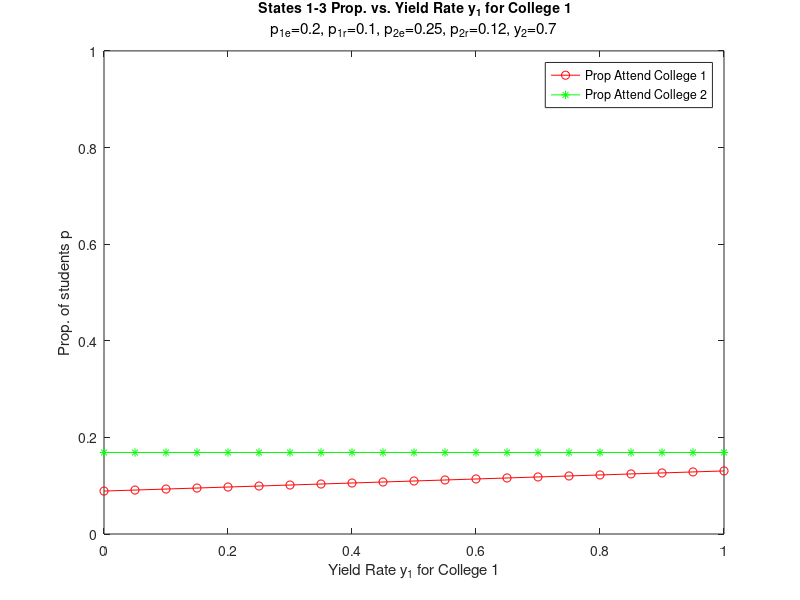

MATLAB code for this plot:
clear all; close all;

n = 20; % number of intervals
for i = 0:n
p1e = 0.2; % College 1's ED acceptance rate
p1r = 0.1; % College 1's RD acceptance rate
y1 = i*(1/n); % College 1's RD yield

p2e = 0.25; % College 2's ED acceptance rate
p2r = 0.12; % College 2's RD acceptance rate
y2 = 0.7; % College 2's RD yield

a = 1;
r = a*p1e/(p1e+p2e); %prop. applying to College 1 ED proportional to index

% States 1-12: ED Attend 1, ED Attend 2, RD Attend 1, Attend Neither, 
% RD Attend 2, Original Group, ED Pool 1, ED Pool 2, RD Pool 1, RD Pool 2,
% RD Admitted 1, RD Admitted 2

% transition matrix
A = [1 0 0 0 0 0 p1e 0 0 0 0 0
    0 1 0 0 0 0 0 p2e 0 0 0 0
    0 0 1 0 0 0 0 0 0 0 y1 0
    0 0 0 1 0 0 0 0 1-p1r 1-p2r 1-y1 1-y2
    0 0 0 0 1 0 0 0 0 0 0 y2
    0 0 0 0 0 0 0 0 0 0 0 0
    0 0 0 0 0 r 0 0 0 0 0 0
    0 0 0 0 0 1-r 0 0 0 0 0 0
    0 0 0 0 0 0 0 1-p2e 0 0 0 0
    0 0 0 0 0 0 1-p1e 0 0 0 0 0
    0 0 0 0 0 0 0 0 p1r 0 0 0
    0 0 0 0 0 0 0 0 0 p2r 0 0];

% initial condition: all start in state 6: starting student pool
ci = [0 0 0 0 0 1 0 0 0 0 0 0]';
ciFinal = (A^4*ci)';

attend1 = ciFinal(1)+ciFinal(3); %Prop Attend 1
attend2 = ciFinal(2)+ciFinal(5); %Prop Attend 2

C1(i+1) = attend1; %avoid 0 indexing
C2(i+1) = attend2;
end

figure;
plot((0:n)/n, C1,'-ro');
hold on;
plot((0:n)/n, C2,'-g*');
xlim([0 1])
ylim([0 1])
legend('Prop Attend College 1','Prop Attend College 2');
xlabel('{Yield Rate y_{1} for College 1}');
ylabel('{Prop. of students p}');
title({'{\bf\fontsize{14} States 1-3 Prop. vs. Yield Rate y_{1} for College 1}'; 'p_{1e}=0.2, p_{1r}=0.1, p_{2e}=0.25, p_{2r}=0.12, y_{2}=0.7'},'FontWeight','Normal');

